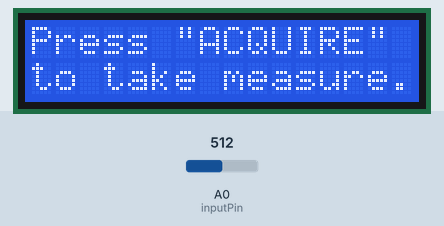
Recording of a sketch running on a simulated Arduino Uno, built with avr-gcc and run on an emulated ATmega328P. Parts: 16×2 character LCD. The inputs (shaded band) are chosen by the test bench; at power-on: A0 (inputPin) = 512.

Above: at 6.2 s.
6.3 s: A0 (inputPin) set to 12
7.8 s: A0 (inputPin) set to 9
At 8.6 s:
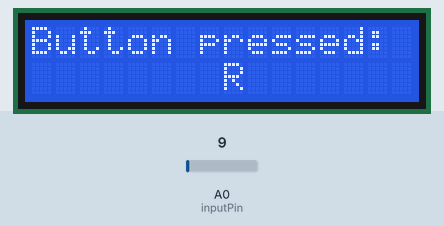
9.3 s: A0 (inputPin) set to 511
At 11.3 s:
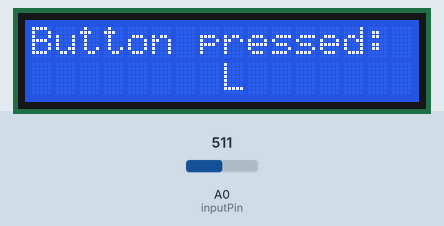
12.3 s: A0 (inputPin) set to 484
At 15.0 s:
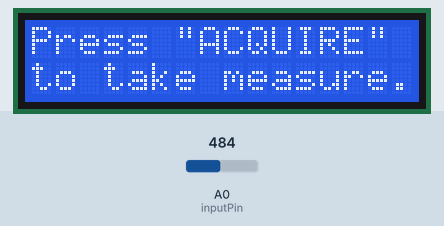
15.3 s: A0 (inputPin) set to 0
At 16.7 s:
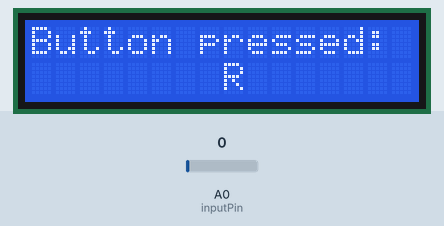
Timing chart, 0 to 17.8 s (numbered marks = the images above; inputs shaded):
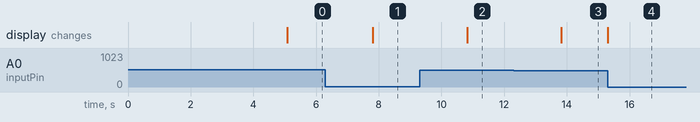

Measured:
- the behaviour switches between 11 and 10 on A0 (inputPin) (found by bisection; images 0 and 1)
- the behaviour switches between 492 and 491 on A0 (inputPin) (found by bisection; images 2 and 3)
- after the input at 6.3 s, every drawn part: stays the same
- after the input at 7.8 s, the display: changes at once (image 1)
- after the input at 9.3 s, the display: changes after 1.5 s (image 2)
- after the input at 12.3 s, the display: changes after 1.5 s (image 3)
- after the input at 15.3 s, the display: changes at once (image 4)

The sketch:

LCDCode.ino
```cpp
/*
Using Sainsmart LCD Shield for Arduino

Button Legend Used:
None   - 'N' - 5.00 V
Select - 'A' - 3.62 V
Left   - 'L' - 2.45 V
Up     - 'U' - 0.70 V
Down   - 'D' - 1.60 V
Right  - 'R' - 0.00 V
Reset  - 'C' - n/a
*/

#include <LiquidCrystal.h>

//Pin assignments for SainSmart LCD Keypad Shield
LiquidCrystal lcd(8, 13, 9, 4, 5, 6, 7);
//---------------------------------------------

void setup() {

  // set up the LCD's number of columns and rows:
  lcd.clear();
  lcd.begin(16, 2);

  // welcome screen
  lcd.clear();
  lcd.setCursor(0,0);
  lcd.print(" Welcome to the ");
  lcd.setCursor(0,1);
  lcd.print("BBnate Interface");
  delay(5000);

}

void loop() {

  // display instructions and wait for user input
  String firstInstructionsA = "Press \"ACQUIRE\" ";
  String firstInstructionsB = "to take measure.";
  lcd.clear();
  lcd.setCursor(0,0);
  lcd.print(firstInstructionsA);
  lcd.setCursor(0,1);
  lcd.print(firstInstructionsB);/*
  delay(1000);
  lcd.clear();
  delay(1000);*/
  char Button;
  Button = ButtonPress();
  lcd.clear();
  lcd.setCursor(0,0);
  lcd.print("Button pressed: ");
  lcd.setCursor(8,1);
  lcd.print(Button);
  delay(3000);

}

char ButtonPress() {
  /*
   * Waits for a button to be pressed and then returns a
   * corresponding character depending on what button is
   * pressed (using SainSmart LCD Keybad Shield v1.0)
   *
   * :return char Button: character corresponding to button pressed
   */

  //initialize variables
  char Button = 'N';
  int inputPin = A0;
  float Raw;
  const float Bit2Volt = 5.00 / 1023;
  const float thr = 0.05;

  // define button voltages
  const float right = 0.00; // R
  const float up = 0.70; // U
  const float down = 1.60; // D
  const float left = 2.45; // L
  const float select = 3.62; // A (for Acquire)

  while (Button == 'N') {
    Raw = analogRead(inputPin) * Bit2Volt;

    if (Raw >= right - thr && Raw <= right + thr) {
      Button = 'R';
    }
    else if (Raw >= up - thr && Raw <= up + thr) {
      Button = 'U';
    }
    else if (Raw >= down - thr && Raw <= down + thr) {
      Button = 'D';
    }
    else if (Raw >= left - thr && Raw <= left + thr) {
      Button = 'L';
    }
    else if (Raw >= select - thr && Raw <= select + thr) {
      Button = 'A';
    }
  }

  return Button;
}
```
